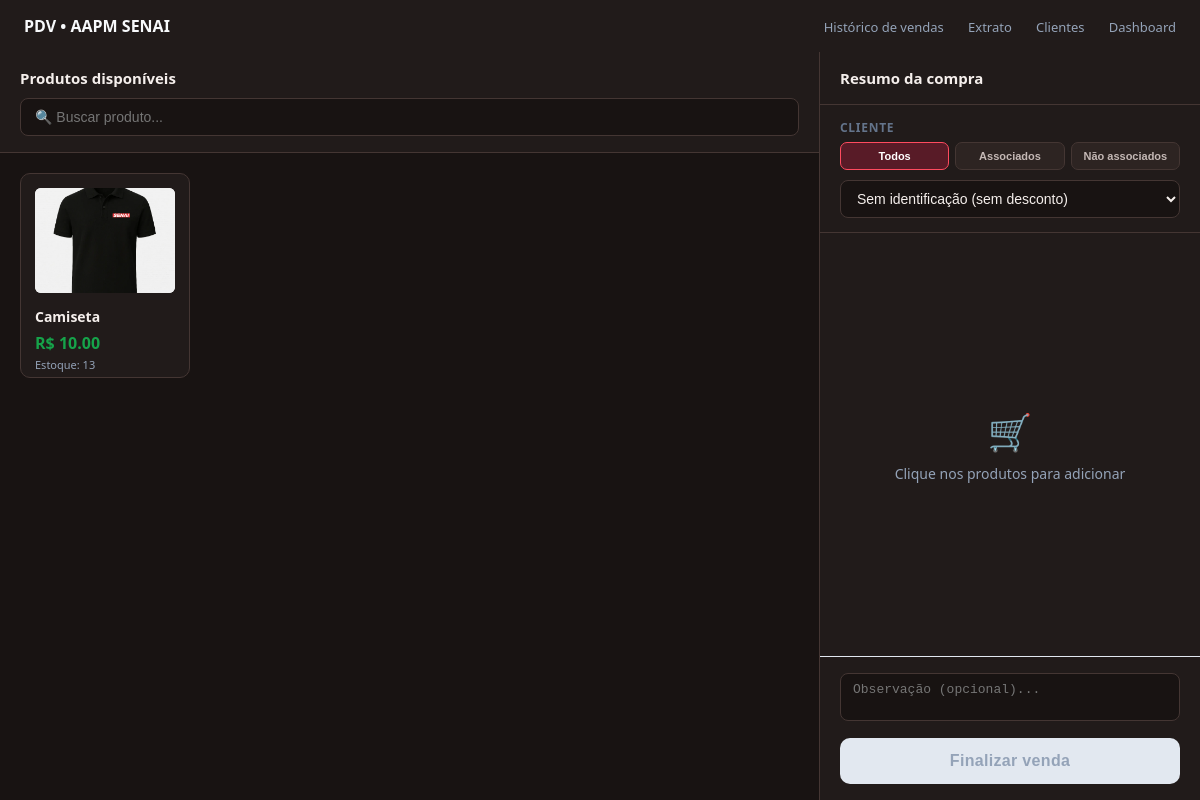
The page /pdv/ (signed in) on the database as committed earlier.
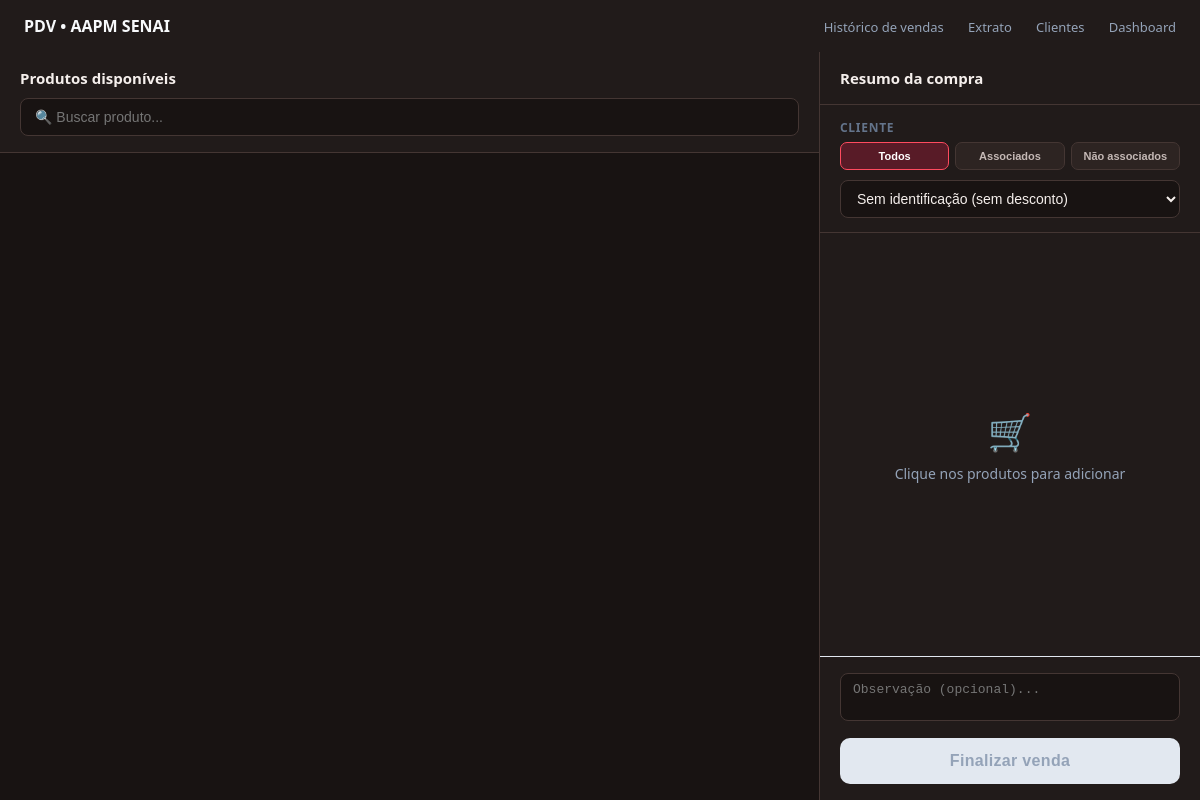
The same page on the database as committed later.
### app/models/produto.py (models this page shows, shortened)
class Produto(Base):
    __tablename__ = "produtos"
    id            = Column(Integer, primary_key=True, index=True)
    nome          = Column(String(150), nullable=False, index=True)
    preco         = Column(Float, nullable=False, default=0.0)
    estoque_atual = Column(Integer, nullable=False, default=0)
    variacao      = Column(String(80), nullable=True, index=True)
    ativo         = Column(Boolean, default=True)
    imagem_path = Column(String(255), nullable=True)
    categoria_id = Column(
        Integer,
        ForeignKey("categorias.id", ondelete="SET NULL"),
        nullable=True
    )
    categoria = relationship(
        "Categoria",
        back_populates="produtos"
    )

### app/controllers/pdv_controller.py (the view)
@router.get("/")
def tela_pdv(
    request: Request,
    db: Session = Depends(get_db),
    usuario = Depends(get_usuario_logado)
):
    produtos  = (
        db.query(Produto)
        .filter(Produto.ativo == True, Produto.estoque_atual > 0)
        .order_by(Produto.nome)
        .all()
    )
    clientes  = (
        db.query(Cliente)
        .filter(Cliente.ativo == True)
        .order_by(Cliente.nome)
        .all()
    )
    return templates.TemplateResponse(
        request,
        "pdv/index.html",
        {
            "request":             request,
            "usuario":             usuario,
            "produtos":            produtos,
            "clientes":            clientes,
            "desconto_associado":  DESCONTO_ASSOCIADO,
        }
    )

### app/templates/pdv/index.html (shortened to what this page needs)
<!DOCTYPE html>
<html lang="pt-br">
<head>
    <link rel="stylesheet" href="/static/css/pdv/index.css">
</head>
<body>
<header class="topbar">
    <span class="topbar-title">🏪 PDV — AAPM SENAI</span>
    <nav class="topbar-links">
        <a href="/pdv/historico">Histórico de vendas</a>
        <a href="/pdv/extrato">Extrato</a>
        <a href="/clientes">Clientes</a>
        <a href="/">Dashboard</a>
    </nav>
</header>
<div class="pdv-layout">
    <section class="produtos-col">
        <div class="produtos-header">
            <input class="busca-input"
                   type="text"
                   id="busca-produto"
                   placeholder="🔍 Buscar produto..."
                   autocomplete="off">
        </div>
        <div class="produtos-grid" id="grade-produtos">
            {% for p in produtos %}
            <div class="produto-card {% if p.estoque_atual == 0 %}sem-estoque{% endif %}"
                 data-id="{{ p.id }}"
                 data-nome="{{ p.nome }}"
                 data-preco="{{ p.preco }}"
                 data-estoque="{{ p.estoque_atual }}"
                 data-nome-lower="{{ p.nome.lower() }}"
                 onclick="adicionarAoCarrinho(this)">
                <img src="{{ p.imagem_url }}" alt="{{ p.nome }}">
                <div class="produto-card-nome">{{ p.nome }}</div>
                <div class="produto-card-preco">
                    R$ {{ "%.2f"|format(p.preco) }}
                </div>
                <div class="produto-card-estoque">
                    Estoque: {{ p.estoque_atual }}
                </div>
            </div>
            {% endfor %}
        </div>
    </section>
    <aside class="carrinho-col">
        <div class="carrinho-header">🛒 Carrinho</div>
        <div class="cliente-section">
            <label>Cliente</label>
            <div class="cliente-filtros" role="group" aria-label="Tipo de cliente">
                <button type="button" class="cliente-filtro ativo" data-filtro-cliente="todos">Todos</button>
                <button type="button" class="cliente-filtro" data-filtro-cliente="associados">Associados</button>
                <button type="button" class="cliente-filtro" data-filtro-cliente="nao-associados">Não associados</button>
            </div>
            <select class="cliente-select"
                    id="select-cliente"
                    onchange="atualizarCliente(this)">
                <option value="0" data-associado="false">
                    Sem identificação (sem desconto)
                </option>
            </select>
        </div>
        <div class="carrinho-itens" id="lista-carrinho">
            <div class="carrinho-vazio" id="msg-vazio">
                <span class="carrinho-vazio-icon">🛒</span>
                Clique nos produtos para adicionar
            </div>
        </div>
        <div class="carrinho-footer">
            <textarea class="obs-input"
                      id="obs-input"
                      rows="2"
                      placeholder="Observação (opcional)..."></textarea>
            <form id="form-venda" action="/pdv/finalizar" method="post">
                <button class="btn-finalizar"
                        id="btn-finalizar"
                        type="button"
                        disabled
                        onclick="finalizarVenda()">
                    Finalizar venda
                </button>
            </form>
        </div>
    </aside>
</div>
</body>
</html>

Rows that differ between the two databases and show on the page:
no longer on this page (row edited): Produto: imagem_url (picture), nome "Camiseta", preco "10.00", estoque_atual "13"
